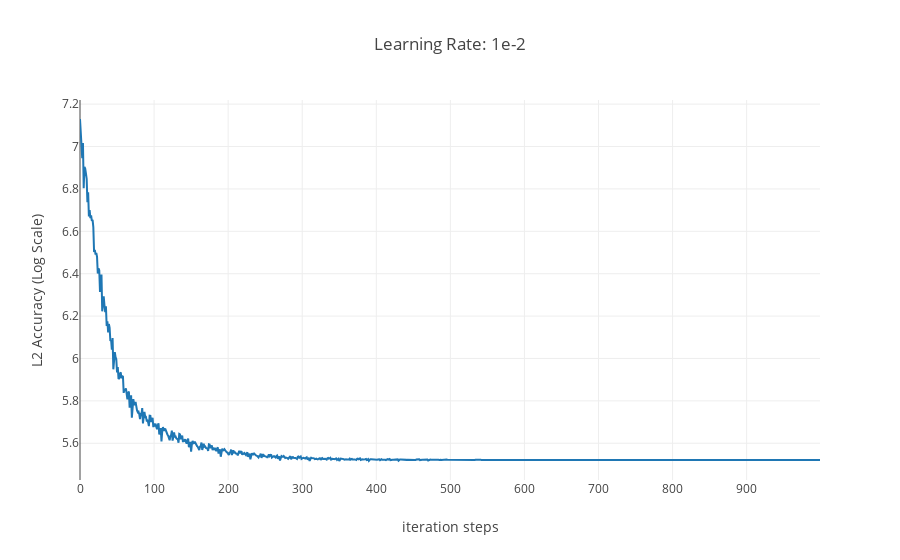

This figure's notebook cell:
### Code cell
data = [go.Scatter(x=np.arange(1000),
                   y=np.log(np.array(classifier.loss)),
                   mode="lines",
                   name="layer_number: 10"),]
layout = go.Layout(
    title='Learning Rate: 1e-2',
    xaxis=dict(
        title='iteration steps',
    ),
    yaxis=dict(
        title='L2 Accuracy (Log Scale)'
    )
)
fig = go.Figure(data=data, layout=layout)
iplot(fig)

### Figure 1 — Plotly figure (JSON) as saved in the notebook; plotly's stock layout.template omitted (floating-point values rounded to 4 significant figures; data arrays with more than 128 entries replaced by an {"elided": "..."} marker saying what was removed)
{"data": [{"mode": "lines", "name": "layer_number: 10", "type": "scatter", "x": {"elided": "1000 int values"}, "y": {"elided": "10000 float values"}}], "layout": {"title": "Learning Rate: 1e-2", "xaxis": {"title": "iteration steps"}, "yaxis": {"title": "L2 Accuracy (Log Scale)"}}}
